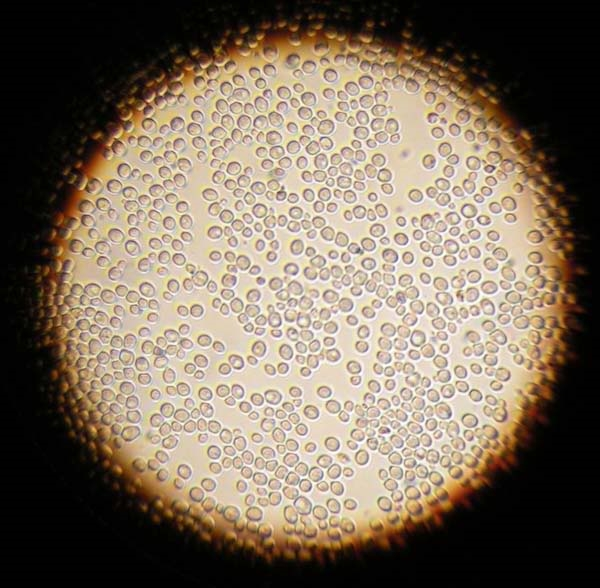
#> input picture Images/unsorted/Yeast1.jpg, 600 x 588 px
$ python FindeCurves.py   (older library calls are emulated)
#> lines starting #> are read from the running program, lines starting #| are printed output that depends on the picture; after the words box and inside, x2 and y2 are one past the last pixel; in counts of white or black regions, pixels touching at a corner belong together
#!/usr/bin/python3
import math
import cv2 as cv
import numpy as np


img = cv.imread("../../Images/unsorted/Yeast1.jpg")
#> img is the input picture: shape (588, 600, 3); mean B, G, R 93.2, 109.7, 124
#img = cv.imread("../../Images/unsorted/Yeast2.jpg")
#img = cv.imread("../../Images/unsorted/Yeast3.png")
scalingFactor = 1.0
#scalingFactor = 2.0

img = cv.resize(img, None, fx=scalingFactor, fy=scalingFactor,interpolation=cv.INTER_AREA)
gray = cv.cvtColor(~img, cv.COLOR_BGR2GRAY)
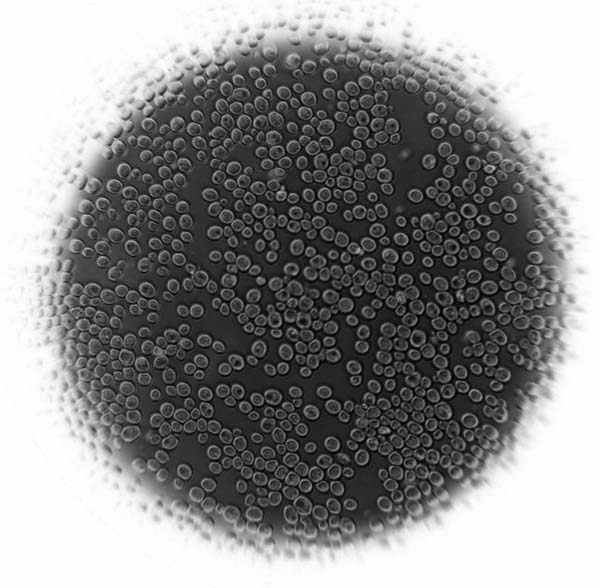
#> gray: shape (588, 600); min 0, max 255, mean 142.9

#ret, thresh_gray = cv.threshold(gray, 200, 210, cv.THRESH_BINARY)
thresh_gray = cv.adaptiveThreshold(gray,255,cv.ADAPTIVE_THRESH_GAUSSIAN_C,cv.THRESH_BINARY,11,10)
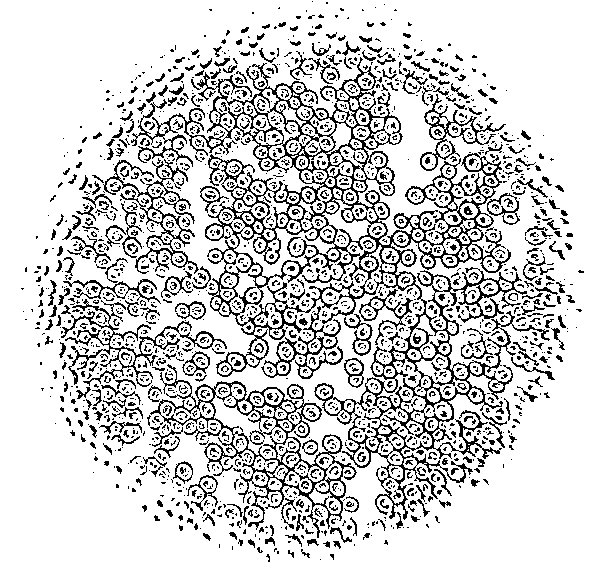
#> thresh_gray: shape (588, 600); 82.4% white; black in thin lines or dots, all inside (x1, y1, x2, y2) = (21, 1, 584, 562)
# [6 lines of commented-out code are left out]
circles = cv.HoughCircles(gray, cv.HOUGH_GRADIENT, 1.2,15, param1=25,param2=15,minRadius=5,maxRadius=13)
#> circles = 554 rows, first 8: [400.2, 337.8, 12.32], [119.4, 210.6, 12.32], [493.8, 340.2, 12.32], [424.2, 466.2, 12.32], [178.2, 393, 12.32], [330.6, 321, 12.32], [424.2, 220.2, 12.32], [130.2, 299.4, 12.32]
entries = 0
if circles is not None:
  circles = np.round(circles[0, :]).astype("int")
#> circles = 554 rows, first 8: [400, 338, 12], [119, 211, 12], [494, 340, 12], [424, 466, 12], [178, 393, 12], [331, 321, 12], [424, 220, 12], [130, 299, 12]

  for (x, y, r) in circles:
    entries = entries + 1
    cv.circle(img, (x, y), r, (0, 0, 0), 4)
#> this loop made 554 passes
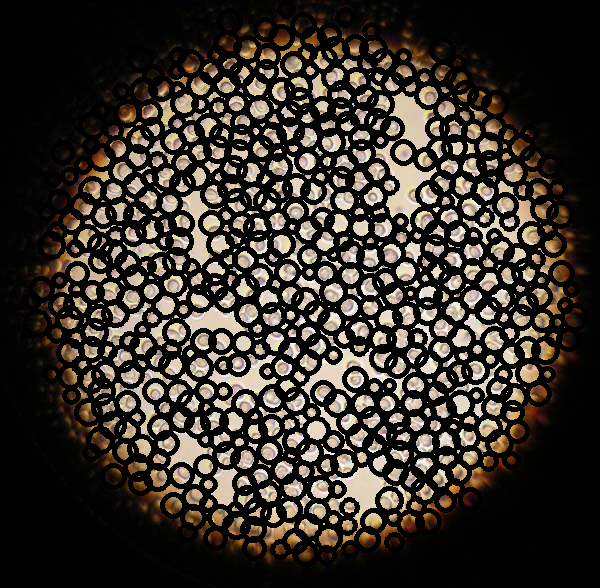
#> img: shape (588, 600, 3); mean B, G, R 41.3, 48.9, 55.5
#> after the loop, entries = 554

#print(circles)
print(entries)
#| 554

cv.imshow('Input', img)
cv.waitKey()

$ run again, with Images/unsorted/Yeast2.jpg copied over Images/unsorted/Yeast1.jpg
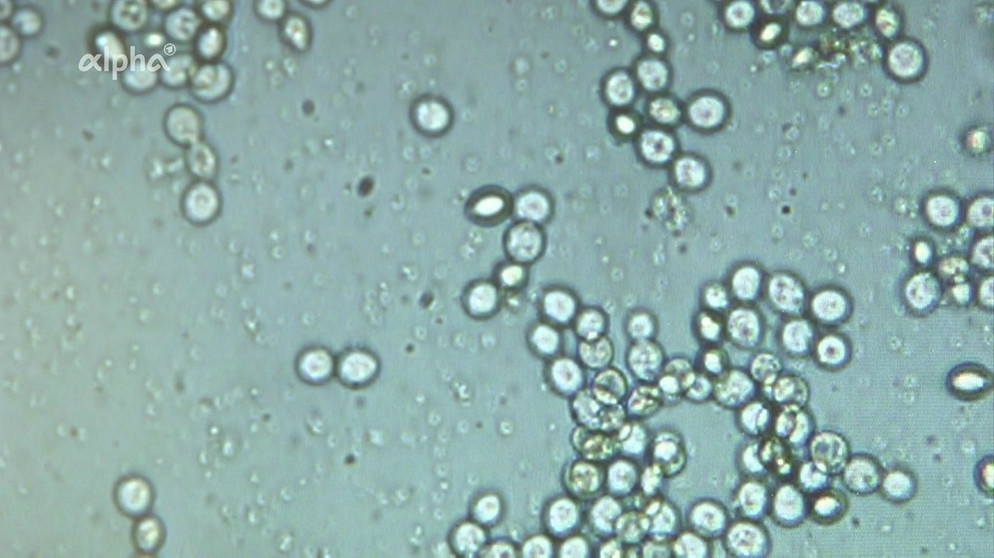
#> input picture Images/unsorted/Yeast2.jpg, 994 x 558 px
#> img is the input picture: shape (558, 994, 3); mean B, G, R 168.6, 172.2, 141
#> `thresh_gray = cv.adaptiveThreshold(gray,255,cv.ADAPTIVE_THRESH_GAUSSIA..`:
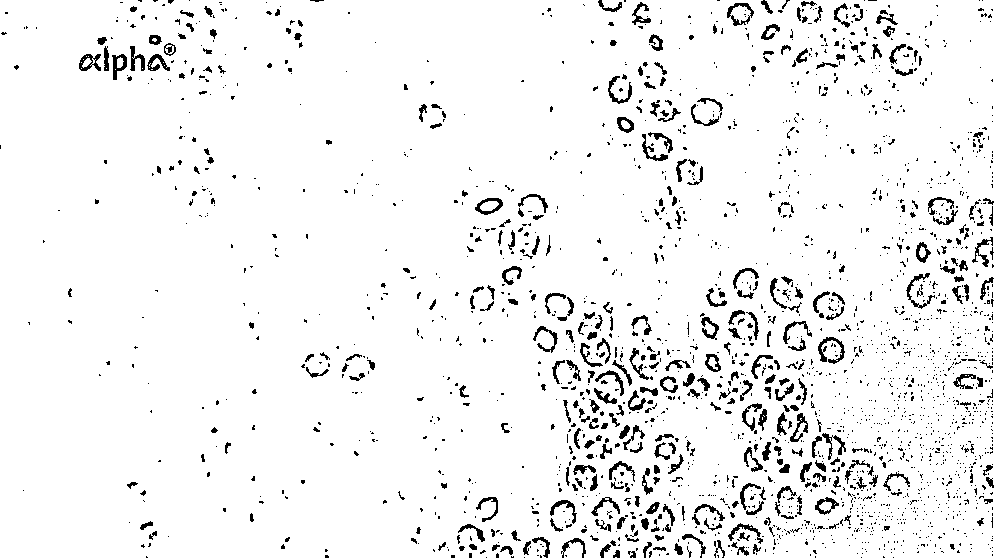
#> thresh_gray: shape (558, 994); 94.5% white; black in thin lines or dots
#> `circles = cv.HoughCircles(gray, cv.HOUGH_GRADIENT, 1.2,15, param1=25,p..`: circles = 701 rows, first 8: [754.2, 415.8, 12.32], [841.8, 544.2, 12.32], [868.2, 544.2, 12.32], [953.4, 348.6, 12.32], [865.8, 528.6, 12.32], [893.4, 417, 12.32], [916.2, 345, 12.32], [931.8, 328.2, 12.32]
#> `circles = np.round(circles[0, :]).astype("int")`: circles = 701 rows, first 8: [754, 416, 12], [842, 544, 12], [868, 544, 12], [953, 349, 12], [866, 529, 12], [893, 417, 12], [916, 345, 12], [932, 328, 12]
#> the loop `for (x, y, r) in circles:` made 701 passes
#> after the loop `for (x, y, r) in circles:`:
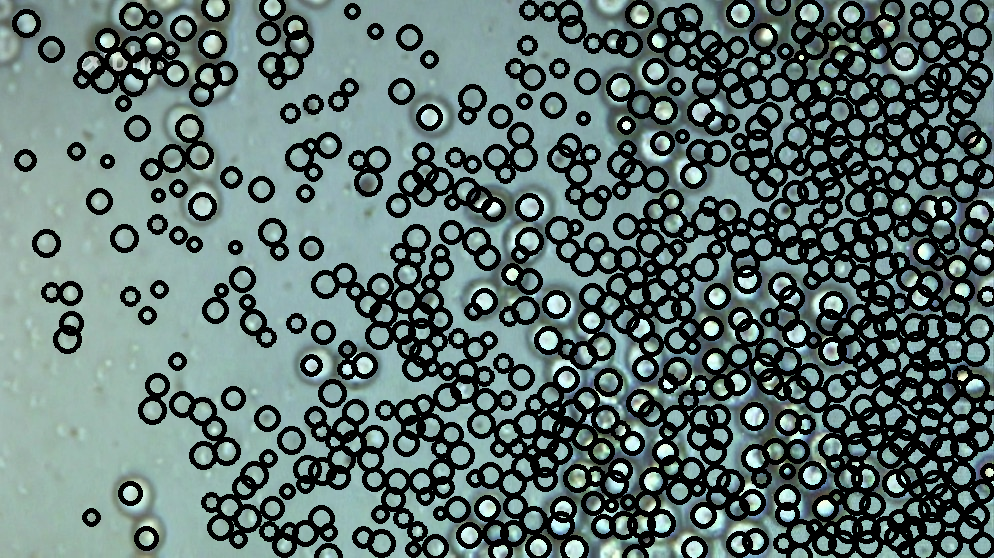
#> img: shape (558, 994, 3); mean B, G, R 111.9, 114.5, 94.3
#> after the loop `for (x, y, r) in circles:`: entries = 701
#| 701

$ run again, with Images/unsorted/Yeast3.png saved as Images/unsorted/Yeast1.jpg
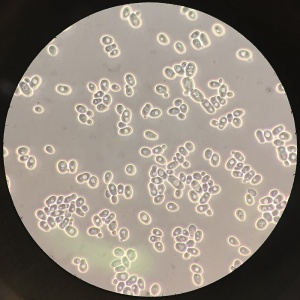
#> input picture Images/unsorted/Yeast3.png, 300 x 300 px
#> img is the input picture: shape (300, 300, 3); mean B, G, R 125.5, 135.7, 144.9
#> `thresh_gray = cv.adaptiveThreshold(gray,255,cv.ADAPTIVE_THRESH_GAUSSIA..`:
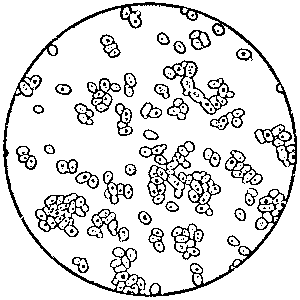
#> thresh_gray: shape (300, 300); 87.5% white; black in thin lines or dots
#> `circles = cv.HoughCircles(gray, cv.HOUGH_GRADIENT, 1.2,15, param1=25,p..`: circles = 82 rows, first 8: [107.4, 228.6, 12.32], [178.2, 172.2, 12.32], [190.2, 185.4, 12.32], [162.6, 154.2, 11], [58.2, 205.8, 12.32], [270.6, 204.6, 11], [199.8, 40.2, 9.68], [215.4, 119.4, 12.32]
#> `circles = np.round(circles[0, :]).astype("int")`: circles = 82 rows, first 8: [107, 229, 12], [178, 172, 12], [190, 185, 12], [163, 154, 11], [58, 206, 12], [271, 205, 11], [200, 40, 10], [215, 119, 12]
#> the loop `for (x, y, r) in circles:` made 82 passes
#> after the loop `for (x, y, r) in circles:`:
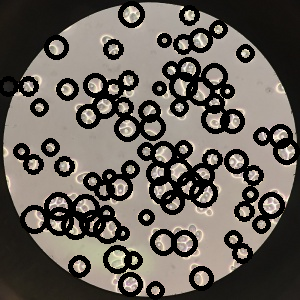
#> img: shape (300, 300, 3); mean B, G, R 88.8, 95.9, 102.3
#> after the loop `for (x, y, r) in circles:`: entries = 82
#| 82
